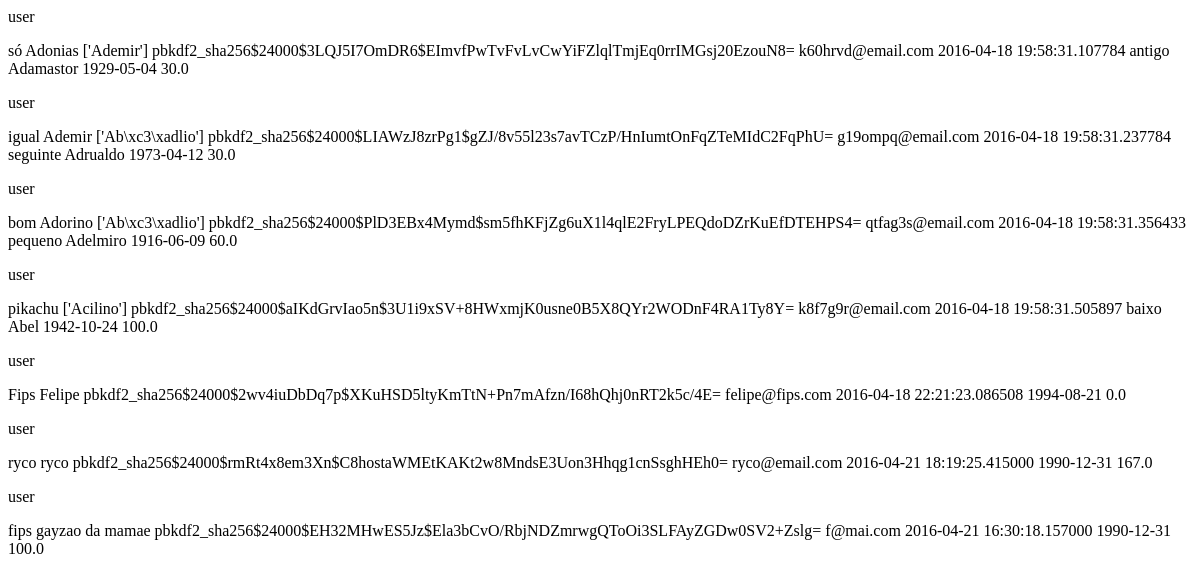
The app's page /list_all_users, older data.
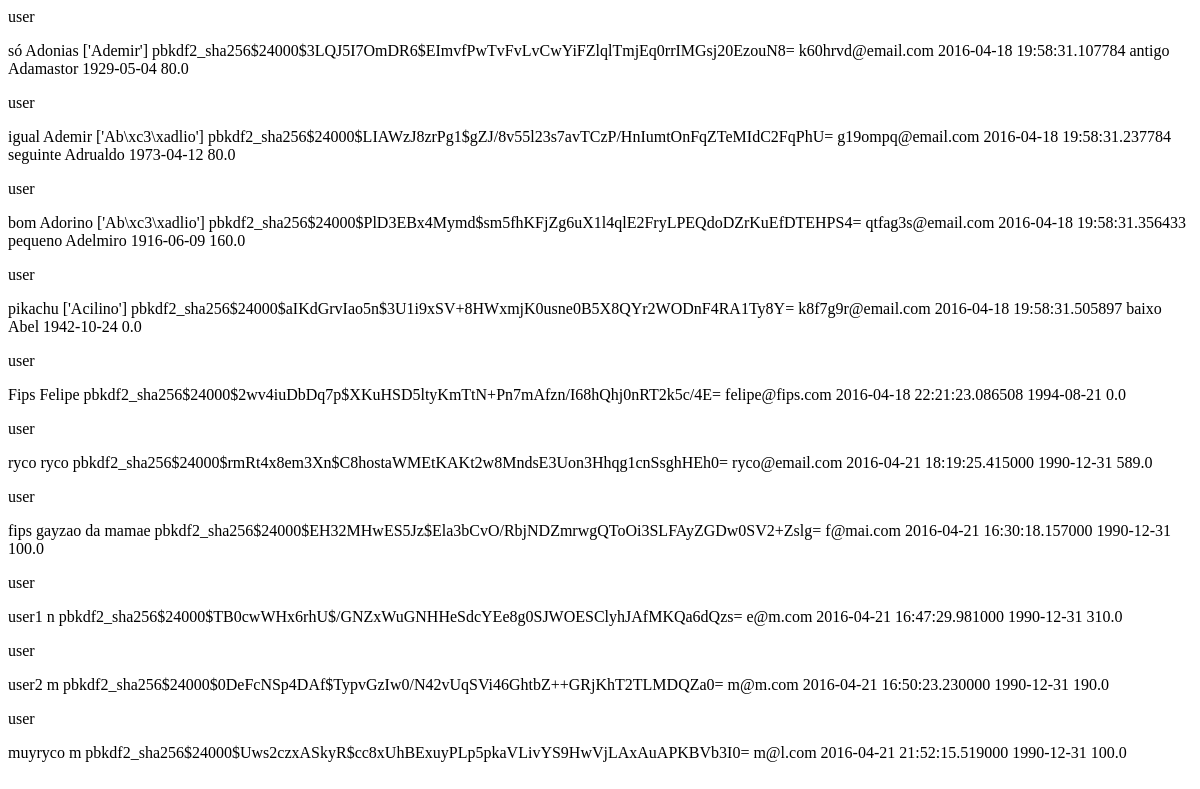
The same page, newer data.
### ubet/models.py (models this page shows, shortened)
class Ubet_user(models.Model):
	django_user = models.OneToOneField(User,
		on_delete = models.CASCADE)
	full_name = models.CharField(max_length=100)
	date_of_birth = models.DateField()
	creditos = models.FloatField(default=100)
	def __unicode__(self):
		return self.django_user.username+'\n'+ \
			self.django_user.first_name+'\n'+ \
			self.django_user.password+'\n'+\
			self.django_user.email+'\n'+\
			str(self.django_user.date_joined)+'\n'+\
			self.full_name+'\n'+\
			str(self.date_of_birth)+'\n'+\
			str(self.creditos)

### ubet/views.py (the view)
# urls.py: url(r'^list_all_users$',views.list_all_users,name='list_all_users'),
def list_all_users(request):
	return render(request,'ubet/list_all_users.html', {'li':Ubet_user.objects.all()})

### ubet/templates/ubet/list_all_users.html
<main>
	{%  for i in li%}
	<p> user </p>
	{{i}} <br>
	{%endfor%}
	<br>
</main>

Row changes from the older to the newer data that the page shows:
changed Ubet_user: django_user+full_name+date_of_birth "…19:58:31.107784 antigo Adamastor 1929-05-04 30.0" → "…19:58:31.107784 antigo Adamastor 1929-05-04 80.0"
changed Ubet_user: django_user+full_name+date_of_birth "…19:58:31.237784 seguinte Adrualdo 1973-04-12 30.0" → "…19:58:31.237784 seguinte Adrualdo 1973-04-12 80.0"
changed Ubet_user: django_user+full_name+date_of_birth "…19:58:31.356433 pequeno Adelmiro 1916-06-09 60.0" → "…19:58:31.356433 pequeno Adelmiro 1916-06-09 160.0"
changed Ubet_user: django_user+full_name+date_of_birth "…19:58:31.505897 baixo Abel 1942-10-24 100.0" → "…19:58:31.505897 baixo Abel 1942-10-24 0.0"
changed Ubet_user: django_user+full_name+date_of_birth "ryco ryco pbkdf2_sha256$24000$rmRt4x8em3Xn$C8hostaWMEtKAKt2w8MndsE3Uon3Hhqg1cnSsghHEh0= ryco@email.com 2016-04-21 18:19:25.415000 1990-12-31 167.0" → "ryco ryco pbkdf2_sha256$24000$rmRt4x8em3Xn$C8hostaWMEtKAKt2w8MndsE3Uon3Hhqg1cnSsghHEh0= ryco@email.com 2016-04-21 18:19:25.415000 1990-12-31 589.0"
added Ubet_user: django_user+full_name+date_of_birth "user1 n pbkdf2_sha256$24000$TB0cwWHx6rhU$/GNZxWuGNHHeSdcYEe8g0SJWOESClyhJAfMKQa6dQzs= e@m.com 2016-04-21 16:47:29.981000 1990-12-31 310.0"
added Ubet_user: django_user+full_name+date_of_birth "user2 m pbkdf2_sha256$24000$0DeFcNSp4DAf$TypvGzIw0/N42vUqSVi46GhtbZ++GRjKhT2TLMDQZa0= m@m.com 2016-04-21 16:50:23.230000 1990-12-31 190.0"
added Ubet_user: django_user+full_name+date_of_birth "muyryco m pbkdf2_sha256$24000$Uws2czxASkyR$cc8xUhBExuyPLp5pkaVLivYS9HwVjLAxAuAPKBVb3I0= m@l.com 2016-04-21 21:52:15.519000 1990-12-31 100.0"
